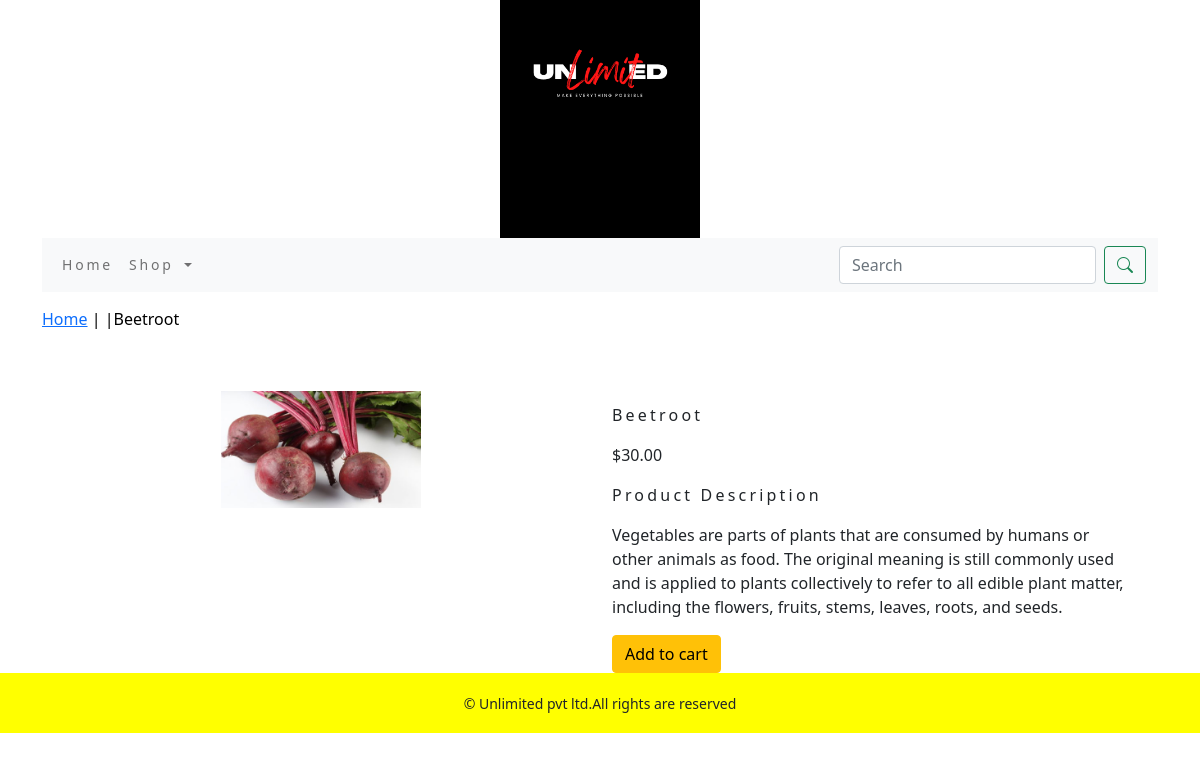
Page /shop/Vegitables/beetroot/ on the committed database.
### shop/models.py (models this page shows, shortened)
class Product(models.Model):
    name=models.CharField(max_length=250,unique=True)
    slug=models.SlugField(max_length=250,unique=True)
    description=models.TextField(blank=True)
    price=models.DecimalField(max_digits=10,decimal_places=2)
    category=models.ForeignKey(Category,on_delete=models.CASCADE)
    image = models.ImageField(upload_to='product', blank=True)
    stock=models.IntegerField()
    available=models.BooleanField(default=True)
    created=models.DateTimeField(auto_now_add=True)
    updated=models.DateTimeField(auto_now=True)
    class Meta:
            ordering = ('name',)
            verbose_name = 'product'
            verbose_name_plural = 'products'

### shop/views.py (the view)
# urls.py: path('<slug:c_slug>/<slug:product_slug>/', views.proDetail, name='prodCatdetail')
def proDetail(request, c_slug, product_slug):
    try:
        product = Product.objects.get(category__slug=c_slug, slug=product_slug)
    except Exception as e:
        raise e
    return render(request, 'product.html', {'product': product})

### cart/context_processors.py (called while the page is built)
def counter(request):
    item_count=0
    if "admin" in request.path:
        return {}
    else:
        try:
            cart=Cart.objects.filter(cart_id=_cart_id(request))
            cart_items=CartItem.objects.all().filter(cart=cart[:1])
            for cart_item in cart_items:
                item_count += cart_item.quantity
        except cart.DoesNotExist:
            item_count = 0
    return dict(item_count=item_count)

### cart/views.py (called while the page is built)
def _cart_id(request):
    cart=request.session.session_key
    if not cart:
        cart=request.session.create()
    return cart

### shop/context_processors.py (called while the page is built)
def menu_links(request):
    links=Category.objects.all()
    return dict(links=links)

### shop/models.py (called while the page is built)
    def get_url(self):
        return reverse('shop:product_by_category',args=[self.slug])

### templates/product.html (shortened to what this page needs)
{% extends 'base.html' %}
{% load static %}
{% block content %}
<div class="row my_prod_row_class">
    <div class="mx_auto">
        <p> <a href="{% url 'shop:allProdCat' %}">Home</a> | <a href="{{product.catergory.get_url}}">{{product.catergory}}</a> |{{product.name}}</p>
    </div>
</div>
<div class="container">
<br>
<div class="row">
    <div class="col-12 col-sm-12 col-md-12 col-lg-6 text-center">
        <div style="min-width:18rem">
            <img src="{{product.image.url}}" width="200px" alt="{{product.name}}">
        </div>
    </div>
        <div class="col-12 col-sm-12 col-md-12 col-lg-6">
            <div>
            <h1 class="my_prod_title">{{product.name}}</h1>
            <p>${{product.price}}</p>
            <p class="my_title"> Product Description</p>
            <p class="text-justify my_prod_text">{{product.description}}</p>
            {% if product.stock <= 0 %}
            <p class="text-justify my_prod_text"><b> Out of stock</b></p>
            {% else %}
            <a class="btn btn-warning" href="{% url 'cart:add_cart' product.id %}">Add to cart</a>
            {% endif %}
        </div>
    </div>
</div>
</div>
{% endblock %}

### static/css/custom.css (style rules this page uses)
.my_title { font-size:16px; text_transform:upercase; letter-spacing:.2em; }
.my_prod_row_class { padding-top:15px; padding-bottom:20px; }
.my_prod_row_class .mx_auto { color:#000; font-size:12px text-decoration:none; }
.my_prod_title { font-size:16px; text_transform:uppercase; letter-spacing:.2em; padding-top:15px; padding-bottom:10px; }
.my_prod_text { padding-right:20px; }

### rows in the picture
Product: name "Beetroot", image (picture), price "30.00", description "Vegetables are parts of plants that are consumed by humans or other animals as food. The original meaning is still commonly used and is applied to plants collectively to refer to all edible plant matter, including the flowers, fruits, stems, leaves, roots, and seeds."
